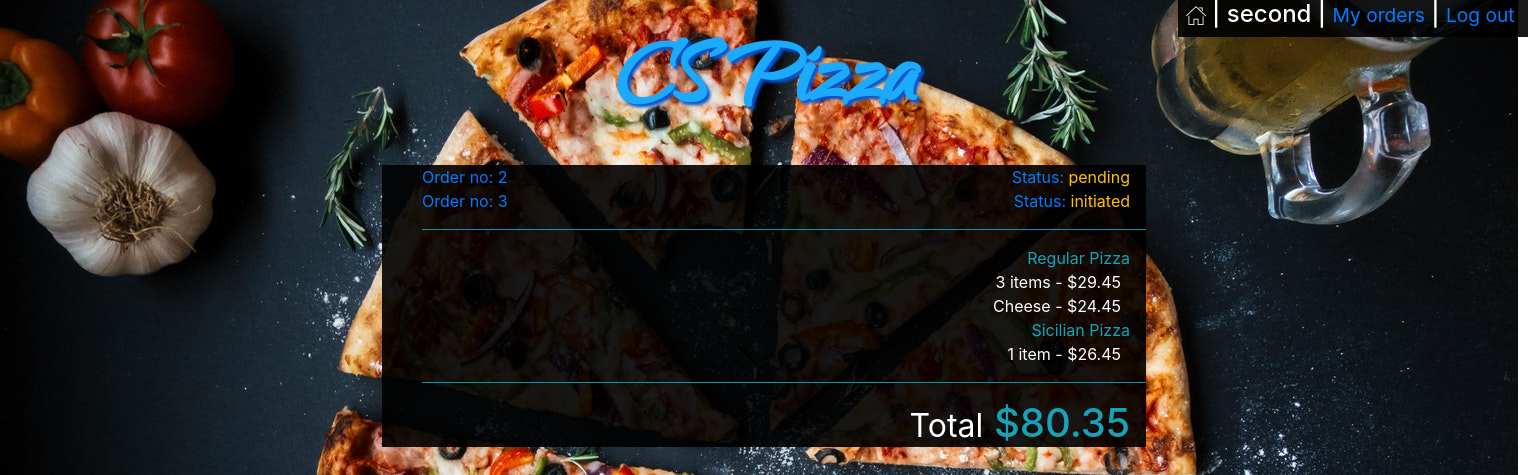
/my_orders/2 (signed in), run on the app's committed database.
### orders/models.py (models this page shows, shortened)
class User_order(models.Model):
    user = models.ForeignKey(User, on_delete=models.CASCADE)
    order_number = models.IntegerField()
    topping_allowance = models.IntegerField(default=0)
    status = models.CharField(max_length=64, default='initiated')

class Order2(models.Model):
    user = models.ForeignKey(User, on_delete=models.CASCADE)
    number = models.IntegerField()
    category = models.CharField(max_length=64, null=True)
    name = models.CharField(max_length=64)
    price = models.DecimalField(max_digits=4, decimal_places=2)
    def __str__(self):
        return f"{self.name} - ${self.price} "

### orders/views.py (the view)
# urls.py: path("my_orders/<str:order_number>", views.my_orders, name="my_orders"),
def my_orders(request, order_number):
    context = {
        "Checkout": Order2.objects.filter(user=request.user, number=order_number),
        "Checkout_category": Order2.objects.filter(user=request.user, number=order_number).values_list(
            'category').distinct(),
        "Total": list(Order2.objects.filter(user=request.user, number=order_number).aggregate(Sum('price')).values())[
            0],
        "user": request.user,
        "Category": Category.objects.all(),
        "Order_number": order_number,
        "All_orders": User_order.objects.filter(user=request.user),
        "Status": User_order.objects.get(user=request.user, order_number=order_number).status
    }
    return render(request, "my_orders.html", context)

### orders/templates/my_orders.html (shortened to what this page needs)
<!DOCTYPE html>
<html style="height:100%">
<head>
    {% load static %}
    <link rel="stylesheet" type="text/css" href="{% static 'styles.css' %}">
    <link rel="stylesheet" href="https://maxcdn.bootstrapcdn.com/bootstrap/4.1.3/css/bootstrap.min.css">
</head>
<body style="height:100%">
    {% if Category %}
    <div id='username'>
        <h4 class='px-2' ><a href="{% url 'index' %}"><img src="{% static 'home.png' %}"></a> |
            {{user.username}} |
            {% if not user.is_superuser %}
            <small><a href="{% url 'my_orders' Order_number %}">My orders</a></small> |
            {% endif %}
            <small><a href="{% url 'logout' %}"> Log out&nbsp;</a></small>
        </h4>
    </div>
    {% endif %}
    <p id='logo' class='text-center m-0 font-weight-bold'><a href="{% url 'index' %}">CS Pizza</a></p>
    <div id='my_orders_container' class='w-50 mx-auto'>
        <div class=' text-left pr-3'>
            <ul >
                {% for number in All_orders%}
                <a href="{% url 'my_orders' number.order_number %}"><li ><span>Order no: {{number.order_number}}</span><span class='float-right'>Status: <span class='text-warning'>{{number.status}}</span></span></li></a>
                {% endfor %}
            </ul>
        </div>
        <ul>
            <hr class='bg-info'>
            {% for check_cat in Checkout_category %}
                <li class='text-info text-right pr-3'>{{check_cat|cut:"("|cut:")"|cut:","|cut:"'"}}</li>
                {% for row in Checkout %}
                {% if row.category == check_cat|cut:"("|cut:")"|cut:","|cut:"'"  %}
                <li class='pr-3 text-right'>{{row}}&nbsp;</li>
                {% endif %}
                {% endfor %}
            {% endfor %}
            <hr class='bg-info'>
            <li class='text-info text-right pr-3 '><h1><small class='text-white'>Total</small> ${{Total|floatformat:2}}</h1></li>
        </ul>
    </div>
</body>
</html>

### orders/static/styles.css (style rules this page uses)
#logo { padding:0px; font-family: webLogo ; font-size: 110px; text-shadow: 3px 3px 3px rgb(5, 87, 211); }
#logo a:link, #place_order:link, #confirm_order:link { color:rgb(28, 170, 253); }
#center_box,#username { background-color: rgba(0, 0, 0, 0.9); color: white; }
#username { position: absolute; right: 0; }
li { list-style-type: none; }
#my_orders_container { background-color: rgba(0, 0, 0, 0.9); color: white; }

### data on the page
User_order: order_number "2", status "pending"
User_order: order_number "3", status "initiated"
Order2: name+price "3 items - $29.45"
Order2: name+price "Cheese - $24.45"
Order2: name+price "1 item - $26.45"

### other printed values
{{ user.username }} "second"
{{ check_cat|cut:"("|cut:")"|cut:","|cut:"'" }} "Regular Pizza" "Sicilian Pizza"
{{ Total|floatformat:2 }} "80.35"
